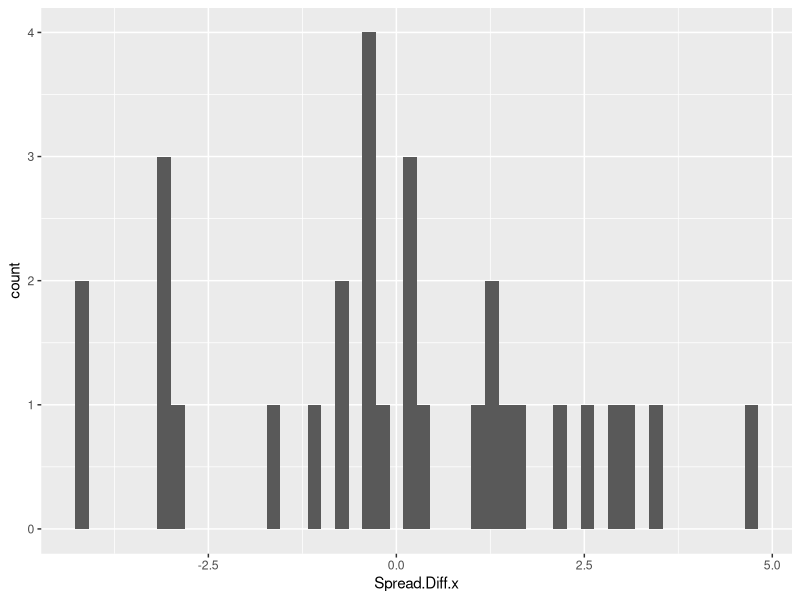

Source code (R):
# Reading in necessary libraries

library(tidyverse)
library(readr)

# Reading in two data sets. One is all NBA games in the 2020-2021 season 
# through 2/15/21, the other is NBA games in the 2019-2020 season through a
# similar time frame (roughly 27 games). This is done for four different 
# categories of data: league summary statistics, statistics on the "four
# factors", shooting, and play context (only halfcourt offensive sets).

summary_20_21 <- read.csv("league_summary_20_21.csv")
summary_19_20 <- read.csv("league_summary_19_20.csv")
summary <- right_join(summary_20_21, summary_19_20, by = "Team")
summary <- summary[-c(1),]

four_factors_20_21 <- read.csv("four_factors_20_21.csv")
four_factors_19_20 <- read.csv("four_factors_19_20.csv")
four_factors <- right_join(four_factors_20_21, four_factors_19_20, by = "Team")
four_factors <- four_factors[-c(1),]

shooting_20_21 <- read.csv("shooting_20_21.csv")
shooting_19_20 <- read.csv("shooting_19_20.csv")
shooting <- right_join(shooting_20_21, shooting_19_20, by = "Team")
shooting <- shooting[-c(1),]

play_context_20_21 <- read.csv("play_context_20_21.csv")
play_context_19_20 <- read.csv("play_context_19_20.csv")
play_context <- right_join(play_context_20_21, play_context_19_20, by = "Team")
play_context <- play_context[-c(1),]

summary %>%
ggplot(aes(x = Spread.Diff.x)) +
  geom_histogram(bins = 50)






